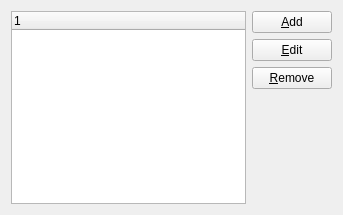
<ui version="4.0" >
 <class>GroupWiseCustomStatusWidget</class>
 <widget class="QWidget" name="GroupWiseCustomStatusWidget" >
  <property name="geometry" >
   <rect>
    <x>0</x>
    <y>0</y>
    <width>343</width>
    <height>215</height>
   </rect>
  </property>
  <layout class="QHBoxLayout" >
   <property name="margin" >
    <number>11</number>
   </property>
   <property name="spacing" >
    <number>6</number>
   </property>
   <item>
     <widget class="QTreeWidget" name="m_list" >
     <property name="allColumnsShowFocus" >
      <bool>true</bool>
     </property>
    </widget>
   </item>
   <item>
    <layout class="QVBoxLayout" >
     <property name="margin" >
      <number>0</number>
     </property>
     <property name="spacing" >
      <number>6</number>
     </property>
     <item>
      <widget class="QPushButton" name="m_btnAdd" >
       <property name="text" >
        <string>&amp;Add</string>
       </property>
      </widget>
     </item>
     <item>
      <widget class="QPushButton" name="m_btnEdit" >
       <property name="text" >
        <string>&amp;Edit</string>
       </property>
      </widget>
     </item>
     <item>
      <widget class="QPushButton" name="m_btnRemove" >
       <property name="text" >
        <string>&amp;Remove</string>
       </property>
      </widget>
     </item>
     <item>
      <spacer>
       <property name="orientation" >
        <enum>Qt::Vertical</enum>
       </property>
       <property name="sizeType" >
        <enum>QSizePolicy::Expanding</enum>
       </property>
       <property name="sizeHint" >
        <size>
         <width>20</width>
         <height>41</height>
        </size>
       </property>
      </spacer>
     </item>
    </layout>
   </item>
  </layout>
 </widget>
 <resources/>
 <connections/>
</ui>
